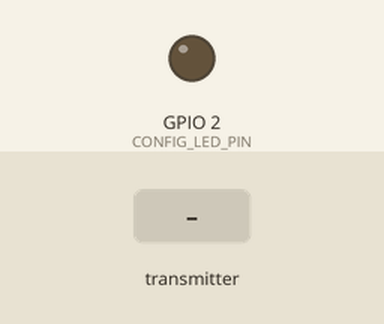
Simulated run of this sketch. Board: ESP32. Shown: output pins drawn as LEDs (lit = HIGH). The test bench sets the inputs (shaded band). What the sketch prints to the serial monitor is not drawn.

Above: at 1.4 s.
1.5 s: the transmitter starts sending pitchDeg = 0
At 2.2 s:
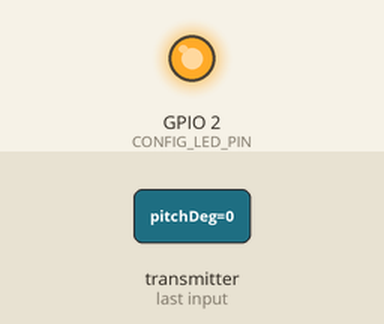
Timing chart, 0 to 4.5 s (numbered marks = the images above; inputs shaded):
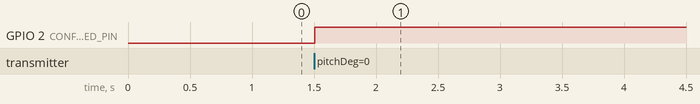

Measured:
- after the input at 1.5 s, GPIO 2 (CONFIG_LED_PIN): LOW → HIGH at once

The sketch:

MPU6050_Telemetry_RX.ino
```cpp
#include <Arduino.h>
#include <esp_now.h>
#include <WiFi.h>
#include <esp_mac.h>   // for esp_read_mac & ESP_MAC_WIFI_STA

// ================== CONFIG ==================

const uint8_t CONFIG_LED_PIN           = 2;      // Onboard LED
const uint32_t CONFIG_LINK_TIMEOUT_MS  = 1000;   // ms

// TX MAC (peer)
uint8_t CONFIG_TX_MAC[6] = {0xC0, 0x49, 0xEF, 0xF1, 0x5A, 0xB8};

// ACK payload
const char CONFIG_ACK_TEXT[] = "ACK";

// Packet structure (must match TX!)
struct AnglePacket {
  float pitchDeg;
  float rollDeg;
  float yawDeg;
};

// ================== GLOBAL STATE ==================

bool     globalLinkActive    = false;
uint32_t globalLastRxMillis  = 0;

// ================== HELPERS ==================

void printMac(const uint8_t *mac) {
  for (int i = 0; i < 6; i++) {
    if (i > 0) Serial.print(":");
    if (mac[i] < 0x10) Serial.print("0");
    Serial.print(mac[i], HEX);
  }
}

// ======== ESP-NOW CALLBACKS ========

void onEspNowSent(const wifi_tx_info_t *info, esp_now_send_status_t status) {
  (void)info; // unused
  Serial.print(F("RX send status (ACK): "));
  Serial.println(status == ESP_NOW_SEND_SUCCESS ? F("Success") : F("Fail"));
}

void onEspNowRecv(const esp_now_recv_info_t *recvInfo, const uint8_t *data, int len) {
  Serial.print(F("RX received from: "));
  printMac(recvInfo->src_addr);
  Serial.print(F(" | Len: "));
  Serial.println(len);

  globalLastRxMillis = millis();
  globalLinkActive   = true;
  Serial.println(F("RX: packet received → link active"));

  // We expect angle packets with exact size
  if (len == sizeof(AnglePacket)) {
    AnglePacket pkt;
    memcpy(&pkt, data, sizeof(AnglePacket));

    Serial.print(F("Angles -> Pitch: "));
    Serial.print(pkt.pitchDeg);
    Serial.print(F("  Roll: "));
    Serial.print(pkt.rollDeg);
    Serial.print(F("  Yaw: "));
    Serial.println(pkt.yawDeg);
  } else {
    Serial.print(F("Payload (raw): "));
    for (int i = 0; i < len; i++) {
      Serial.print((char)data[i]);
    }
    Serial.println();
  }

  // Send ACK back to TX
  esp_err_t result = esp_now_send(
    CONFIG_TX_MAC,
    reinterpret_cast<const uint8_t*>(CONFIG_ACK_TEXT),
    3   // "ACK"
  );

  if (result == ESP_OK) {
    Serial.println(F("RX: ACK sent"));
  } else {
    Serial.print(F("RX: Error sending ACK, code: "));
    Serial.println(result);
  }
}

// ================== SETUP ==================

void setup() {
  Serial.begin(115200);
  delay(200);

  pinMode(CONFIG_LED_PIN, OUTPUT);
  digitalWrite(CONFIG_LED_PIN, LOW);

  WiFi.mode(WIFI_STA);

  // Print this ESP32 MAC (RX)
  uint8_t rxMac[6];
  if (esp_read_mac(rxMac, ESP_MAC_WIFI_STA) == ESP_OK) {
    Serial.print(F("RX ESP32 STA MAC: "));
    printMac(rxMac);
    Serial.println();
  } else {
    Serial.println(F("Failed to read RX MAC"));
  }

  // ESP-NOW init
  if (esp_now_init() != ESP_OK) {
    Serial.println(F("RX: Error initializing ESP-NOW"));
    return;
  }

  esp_now_register_send_cb(onEspNowSent);
  esp_now_register_recv_cb(onEspNowRecv);

  // Add TX as peer
  esp_now_peer_info_t peerInfo = {};
  memcpy(peerInfo.peer_addr, CONFIG_TX_MAC, 6);
  peerInfo.channel = 0;
  peerInfo.encrypt = false;

  if (esp_now_add_peer(&peerInfo) != ESP_OK) {
    Serial.println(F("RX: Failed to add TX peer"));
    return;
  }

  Serial.print(F("RX: added TX peer: "));
  printMac(CONFIG_TX_MAC);
  Serial.println();
}

// ================== LOOP ==================

void loop() {
  uint32_t now = millis();

  if (globalLinkActive && (now - globalLastRxMillis > CONFIG_LINK_TIMEOUT_MS)) {
    globalLinkActive = false;
    Serial.println(F("RX: link timeout → LED OFF"));
  }

  digitalWrite(CONFIG_LED_PIN, globalLinkActive ? HIGH : LOW);
}
```
